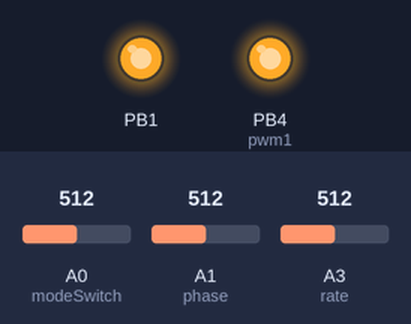
The sketch below on a simulated ATtiny85, built with avr-gcc and run on an emulated ATtiny85. On the bench: output pins drawn as LEDs (lit = HIGH). The inputs (shaded band) are chosen by the test bench; at power-on: A0 (modeSwitch) = 512, A1 (phase) = 512, A3 (rate) = 512.

Above: at 1.3 s.
1.4 s: A0 (modeSwitch) set to 710
At 1.67 s:
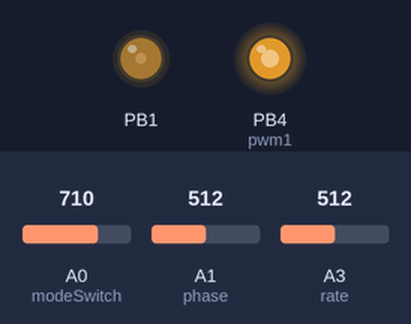
4.4 s: A1 (phase) set to 710
At 4.71 s:
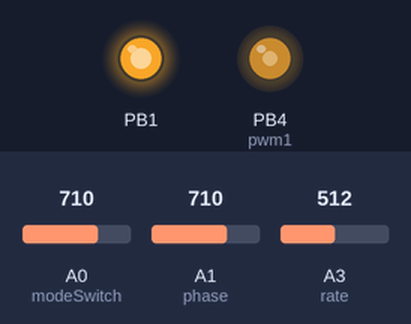
7.4 s: A0 (modeSwitch) set to 690
At 7.44 s:
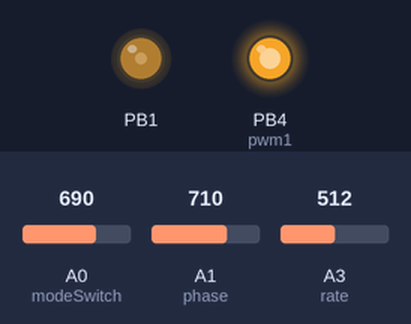
10.4 s: A3 (rate) set to 900
At 10.48 s:
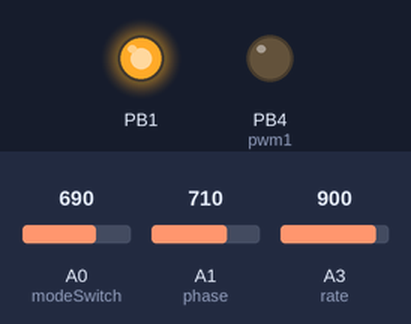
13.4 s: A1 (phase) set to 900
Timing chart, 0 to 14.6 s (numbered marks = the images above; inputs shaded):
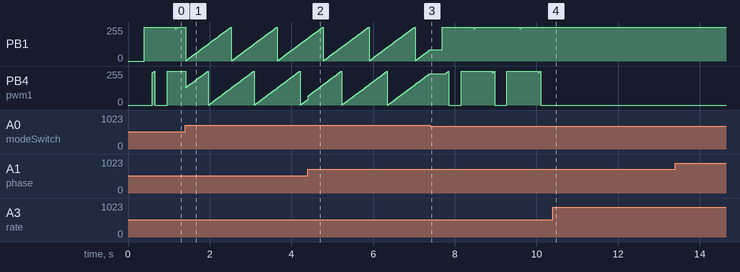

Measured:
- after the input at 10.4 s, PB1: stops changing and stays 255/255; PB4 (pwm1): stops changing and stays 0/255
- by itself, PB4 (pwm1): repeats every 1.1 s: 247/255 0.01 s, 249/255 0.02 s, 252/255 0.01 s, 0/255 0.30 s, 255/255 0.76 s, 241/255 0.02 s

The sketch:

NightShift.ino
```cpp
#include <avr/io.h>
#include <avr/interrupt.h>
#include <util/atomic.h>

// Assign pins of ATTiny85, make sure it runs at 8 MHz internal oscillator

//DigitalPin Assignments
const unsigned int pwm2 = 1; //PWM out on OC1A/PCINT1/Pin6
const unsigned int pwm1 = 4; //PWM out on OC1B/PCINT4/Pin3

//Analog Pin Assignments
const unsigned int rate = A3; //This will be an analog read of speed pot 1 on ADC3/PCINT3/Pin2
const unsigned int phase = A1; //This will be an analog read of speed pot 2 on ADC1/PCINT2/Pin7
const unsigned int modeSwitch = A0;

unsigned long rateTime; // Current time value compared to the previous time to see if we need to move to the next table entry.
unsigned long lastTime; // Used for keeping track of whether we move to the next entry in our sineTable or not
unsigned long maxTime = 10e6; // Max time of 5s. This doesn't seem actually achievable, but whatever.
unsigned long minTime = 3e3; // Min time of 40 ms. This doesn't seem actually achievable, but whatever.
unsigned long rateStep; // The amount of time per pwm step

const uint8_t tableLength = 255; //Number of entries in our tables below
uint8_t inx1 = 0; //Index to read out of the table for PWM1, start at the beginning
uint8_t inx2 = 127; //Index to start reading for table for PWM2, defaults to 180 degrees out of phase compared to PWM1
int dutyCycle1; // Duty cycle for the low frequencies
int dutyCycle2; // Duty cycle for the high frequencies


int checkInterval = 200; // How often to check the user controls in ms
int lastInterval; // When we last checked the interval

int prevPhaseVal = 0; // Previous phase potentiometer analog value for keeping track of whether to update the phase relationship or not
int phaseTol = 5; // Tolerance of phase potentiometer readings

int outMode = 0; // We default to sine


// Create a table for the PWM wave. Values are for 8 bit PWM (max value 255).
// Put it in flash memory so that it doesn't eat up our dynamic SRAM


//Sine
const uint8_t sineTable[] PROGMEM = {127,130,133,136,139,143,146,149,152,155,158,161,164,167,170,173,176,179,181,184,187,190,193,195,198,200,203,205,208,210,213,215,217,219,221,223,225,227,229,231,233,235,236,238,239,
241,242,243,245,246,247,248,249,250,250,251,252,252,253,253,253,254,254,254,254,254,254,254,253,253,252,252,251,251,250,249,248,247,246,245,244,243,241,240,239,237,235,234,232,230,228,226,224,222,220,218,216,214,211,209,
207,204,202,199,196,194,191,188,186,183,180,177,174,171,168,166,163,159,156,153,150,147,144,141,138,135,132,129,125,122,119,116,113,110,107,104,101,98,95,91,88,86,83,80,77,74,71,68,66,63,60,58,55,52,50,47,45,43,40,38,36,
34,32,30,28,26,24,22,20,19,17,15,14,13,11,10,9,8,7,6,5,4,3,3,2,2,1,1,0,0,0,0,0,0,0,1,1,1,2,2,3,4,4,5,6,7,8,9,11,12,13,15,16,18,19,21,23,25,27,29,31,33,35,37,39,41,44,46,49,51,54,56,59,61,64,67,70,73,75,78,81,84,87,90,93,
96,99,102,105,108,111,115,118,121,124};

const uint8_t triangleTable[] PROGMEM = {0,2,4,6,8,10,12,14,16,18,20,22,24,26,28,30,32,34,36,38,40,42,44,46,48,50,52,54,56,58,60,62,64,66,68,70,72,74,76,78,80,82,84,86,88,90,92,94,96,98,100,102,104,106,108,110,112,114,116,118,120,122,124,
247,249,251,253,255,255,253,251,249,247,245,243,241,239,237,235,233,231,229,227,225,223,221,219,217,215,213,211,209,207,205,203,201,199,197,195,193,191,189,187,185,183,181,179,177,175,173,171,169,167,165,163,161,159,157,155,153,151,149,147,
145,143,141,139,137,135,133,131,129,126,124,122,120,118,116,114,112,110,108,106,104,102,100,98,96,94,92,90,88,86,84,82,80,78,76,74,72,70,68,66,64,62,60,58,56,54,52,50,48,46,44,42,40,38,36,34,32,30,28,26,24,22,20,18,16,14,12,10,8,6,4,2,0};


const uint8_t risingSawTable[] PROGMEM = {1,2,3,4,5,6,7,8,9,10,11,12,13,14,15,16,17,18,19,20,21,22,23,24,25,26,27,28,29,30,31,32,33,34,35,36,37,38,39,40,41,42,43,44,45,46,47,48,49,50,51,52,53,54,55,56,57,58,59,60,61,62,63,64,65,66,
67,68,69,70,71,72,73,74,75,76,77,78,79,80,81,82,83,84,85,86,87,88,89,90,91,92,93,94,95,96,97,98,99,100,101,102,103,104,105,106,107,108,109,110,111,112,113,114,115,116,117,118,119,120,121,122,123,124,125,126,127,128,129,130,131,
132,133,134,135,136,137,138,139,140,141,142,143,144,145,146,147,148,149,150,151,152,153,154,155,156,157,158,159,160,161,162,163,164,165,166,167,168,169,170,171,172,173,174,175,176,177,178,179,180,181,182,183,184,185,186,187,188,
189,190,191,192,193,194,195,196,197,198,199,200,201,202,203,204,205,206,207,208,209,210,211,212,213,214,215,216,217,218,219,220,221,222,223,224,225,226,227,228,229,230,231,232,233,234,235,236,237,238,239,240,241,242,243,244,245,
246,247,248,249,250,251,252,253,254,255};


//Wave tables commented below for using any wave desired. Arbitrary waveforms can be created and used as well.
//DO NOT DELETE these tables if not using, just leave them commented.
/*
const uint8_t sineTable[] PROGMEM = {127,130,133,136,139,143,146,149,152,155,158,161,164,167,170,173,176,179,181,184,187,190,193,195,198,200,203,205,208,210,213,215,217,219,221,223,225,227,229,231,233,235,236,238,239,
241,242,243,245,246,247,248,249,250,250,251,252,252,253,253,253,254,254,254,254,254,254,254,253,253,252,252,251,251,250,249,248,247,246,245,244,243,241,240,239,237,235,234,232,230,228,226,224,222,220,218,216,214,211,209,
207,204,202,199,196,194,191,188,186,183,180,177,174,171,168,166,163,159,156,153,150,147,144,141,138,135,132,129,125,122,119,116,113,110,107,104,101,98,95,91,88,86,83,80,77,74,71,68,66,63,60,58,55,52,50,47,45,43,40,38,36,
34,32,30,28,26,24,22,20,19,17,15,14,13,11,10,9,8,7,6,5,4,3,3,2,2,1,1,0,0,0,0,0,0,0,1,1,1,2,2,3,4,4,5,6,7,8,9,11,12,13,15,16,18,19,21,23,25,27,29,31,33,35,37,39,41,44,46,49,51,54,56,59,61,64,67,70,73,75,78,81,84,87,90,93,
96,99,102,105,108,111,115,118,121,124};
 */


/*
const uint8_t risingSawTable[] PROGMEM = {1,2,3,4,5,6,7,8,9,10,11,12,13,14,15,16,17,18,19,20,21,22,23,24,25,26,27,28,29,30,31,32,33,34,35,36,37,38,39,40,41,42,43,44,45,46,47,48,49,50,51,52,53,54,55,56,57,58,59,60,61,62,63,64,65,66,
67,68,69,70,71,72,73,74,75,76,77,78,79,80,81,82,83,84,85,86,87,88,89,90,91,92,93,94,95,96,97,98,99,100,101,102,103,104,105,106,107,108,109,110,111,112,113,114,115,116,117,118,119,120,121,122,123,124,125,126,127,128,129,130,131,
132,133,134,135,136,137,138,139,140,141,142,143,144,145,146,147,148,149,150,151,152,153,154,155,156,157,158,159,160,161,162,163,164,165,166,167,168,169,170,171,172,173,174,175,176,177,178,179,180,181,182,183,184,185,186,187,188,
189,190,191,192,193,194,195,196,197,198,199,200,201,202,203,204,205,206,207,208,209,210,211,212,213,214,215,216,217,218,219,220,221,222,223,224,225,226,227,228,229,230,231,232,233,234,235,236,237,238,239,240,241,242,243,244,245,
246,247,248,249,250,251,252,253,254,255};
*/


/*
const uint8_t fallingSawTable[] PROGMEM = {255,254,253,252,251,250,249,248,247,246,245,244,243,242,241,240,239,238,237,236,235,234,233,232,231,230,229,228,227,226,225,224,223,222,221,220,219,218,217,216,215,214,213,212,211,210,209,
208,207,206,205,204,203,202,201,200,199,198,197,196,195,194,193,192,191,190,189,188,187,186,185,184,183,182,181,180,179,178,177,176,175,174,173,172,171,170,169,168,167,166,165,164,163,162,161,160,159,158,157,156,155,154,153,152,151,
150,149,148,147,146,145,144,143,142,141,140,139,138,137,136,135,134,133,132,131,130,129,128,127,126,125,124,123,122,121,120,119,118,117,116,115,114,113,112,111,110,109,108,107,106,105,104,103,102,101,100,99,98,97,96,95,94,93,92,91,
90,89,88,87,86,85,84,83,82,81,80,79,78,77,76,75,74,73,72,71,70,69,68,67,66,65,64,63,62,61,60,59,58,57,56,55,54,53,52,51,50,49,48,47,46,45,44,43,42,41,40,39,38,37,36,35,34,33,32,31,30,29,28,27,26,25,24,23,22,21,20,19,18,17,16,15,14,13,
12,11,10,9,8,7,6,5,4,3,2,1};
*/


/*
const uint8_t squareTable[] PROGMEM = {255,255,255,255,255,255,255,255,255,255,255,255,255,255,255,255,255,255,255,255,255,255,255,255,255,255,255,255,255,255,255,255,255,255,255,255,255,255,255,255,255,255,255,255,255,255,255,255,255,255,255,255,255,255,255,255,255,255,255,255,255,255,255,255,255,255,255,255,255,255,255,255,255,255,255,255,255,255,255,255,255,255,255,255,255,255,255,255,255,255,255,255,255,255,255,255,255,255,255,255,
255,255,255,255,255,255,255,255,255,255,255,255,255,255,255,255,255,255,255,255,255,255,255,255,255,255,255,0,0,0,0,0,0,0,0,0,0,0,0,0,0,0,0,0,0,0,0,0,0,0,0,0,0,0,0,0,0,0,0,0,0,0,0,0,0,0,0,0,0,0,0,0,0,0,0,0,0,0,0,0,0,0,0,0,0,0,0,0,0,0,0,0,0,0,0,0,0,0,0,0,0,0,0,0,0,0,0,0,0,0,0,0,0,0,0,0,0,
0,0,0,0,0,0,0,0,0,0,0,0,0,0,0,0,0,0,0,0,0,0,0,0,0,0,0,0,0,0,0,0,0,0,0,0,0,0};
*/


/*
const uint8_t triangleTable[] PROGMEM = {0,2,4,6,8,10,12,14,16,18,20,22,24,26,28,30,32,34,36,38,40,42,44,46,48,50,52,54,56,58,60,62,64,66,68,70,72,74,76,78,80,82,84,86,88,90,92,94,96,98,100,102,104,106,108,110,112,114,116,118,120,122,124,
247,249,251,253,255,255,253,251,249,247,245,243,241,239,237,235,233,231,229,227,225,223,221,219,217,215,213,211,209,207,205,203,201,199,197,195,193,191,189,187,185,183,181,179,177,175,173,171,169,167,165,163,161,159,157,155,153,151,149,147,
145,143,141,139,137,135,133,131,129,126,124,122,120,118,116,114,112,110,108,106,104,102,100,98,96,94,92,90,88,86,84,82,80,78,76,74,72,70,68,66,64,62,60,58,56,54,52,50,48,46,44,42,40,38,36,34,32,30,28,26,24,22,20,18,16,14,12,10,8,6,4,2,0};
*/


// This table converts a linear taper speed pot to a logarithmically spaced array of pulse times. This is true logarithmic as opposed to a "log" pot and sounds much nicer
const int logTable[] PROGMEM = {1023,787,699,647,607,575,551,527,507,491,475,463,451,439,427,419,407,399,391,383,375,367,363,355,351,343,339,331,327,323,315,311,307,303,299,295,291,287,283,279,275,271,267,263,259,259,255,251,
247,247,243,239,235,235,231,227,227,223,219,219,215,215,211,207,207,203,203,199,199,195,191,191,187,187,183,183,179,179,179,175,175,171,171,167,167,163,163,163,159,159,155,155,151,151,151,147,147,147,143,143,139,139,139,135,
135,135,131,131,131,127,127,127,123,123,123,119,119,119,115,115,115,111,111,111,107,107,107,107,103,103,103,99,99,99,99,95,95,95,95,91,91,91,91,87,87,87,83,83,83,83,83,79,79,79,79,75,75,75,75,71,71,71,71,67,67,67,67,67,63,63,
63,63,59,59,59,59,59,55,55,55,55,55,51,51,51,51,51,47,47,47,47,47,43,43,43,43,43,39,39,39,39,39,39,35,35,35,35,35,31,31,31,31,31,31,27,27,27,27,27,27,23,23,23,23,23,23,19,19,19,19,19,19,15,15,15,15,15,15,15,11,11,11,11,11,11,
7,7,7,7,7,7,7,3,3,3,3};

void setup() {

  //Define pin modes
  pinMode(pwm1, OUTPUT);
  pinMode(pwm1, OUTPUT);
  pinMode(rate, INPUT);
  pinMode(phase, INPUT);
  pinMode(modeSwitch, INPUT);

  lastTime = micros(); // Get an initial value
  lastInterval = millis();

  // Set up timer/PWM items
  PLLCSR |= (1 << PLLE); //Enable PLL

  //Wait for PLL to lock
  while ((PLLCSR & (1<<PLOCK)) == 0x00)
    {
        // Do nothing until plock bit is set
    }

  // Enable clock source bit
  PLLCSR |= (1 << PCKE);
  DDRB |= (1 << PB4) | (1 << PB1);

  // Set prescaler to PCK/8, turn on PWM1A, and set COM1A bits to match the COM1B bits due to attiny bug
  TCCR1 = 0;
  TCCR1 |= (1 << CS12) | (1<<PWM1A) | (1 << COM1A1);

  // Set OCR1A compare value and OCR1C TOP value
  OCR1C = 159;

  checkMode();
  checkRate();
  checkPhase();

  // Enable OCR1B output on PB4, configure compare mode and enable PWM B
  GTCCR |= (1 << PWM1B) | (1 << COM1B1);
  delay(100);
}


void loop() {

  if (millis() - lastInterval >= checkInterval) {
    checkMode();
    checkRate();
    checkPhase();
  }

  updatePWM();

}


//Update PWM outputs based on above settings
void updatePWM() {

  //Compare current time to last time we updated for each PWM out
  if ((micros() - lastTime) > rateStep) {
    //We have met the time threshold for PWM, so go to the next value in the table
    if (outMode == 0) {
      dutyCycle1 = pgm_read_byte(sineTable + inx1);
      dutyCycle2 = pgm_read_byte(sineTable + inx2);
    }
    else if (outMode == 1){
      dutyCycle1 = pgm_read_byte(triangleTable + inx1);
      dutyCycle2 = pgm_read_byte(triangleTable + inx2);
    }
    else {
      dutyCycle1 = pgm_read_byte(risingSawTable + inx1);
      dutyCycle2 = pgm_read_byte(risingSawTable + inx2);
    }
    int mappedPWM1 = map(dutyCycle1,0,255,0,159);
    int mappedPWM2 = map(dutyCycle2,0,255,0,159);
    //analogWrite(pwm,dutyCycle);
    OCR1A = mappedPWM1;
    OCR1B = mappedPWM2;
    inx1+=1; //Increment the read index for PWM1
    inx2+=1; //Increment the read index for PWM1

    // Go back to the beginning of the table if we have gotten to the end
    if (inx1 == tableLength) {
      inx1 = 0;
    }

    // Go back to the beginning of the table if we have gotten to the end
    if (inx2 == tableLength) {
      inx2 = 0;
    }

    lastTime = micros();
  }
}// end of updatePWM()


//Check what our mode switch is
void checkMode () {
  //Read the switch
  int switchVal = analogRead(modeSwitch);

  //Compare the value to our thresholds and make it the appropriate mode
  if (switchVal > 900) {
    //Sine wave
    if (outMode != 0) {
      //Reset reading to beginning of wave table if we changed modes
      inx1 = 0;
      checkPhase();
    }
    outMode = 0;
  }
  else if (switchVal < 700) {
    //Triangle wave
    if (outMode != 1) {
      //Reset reading to beginning of wave table if we changed modes
      inx1 = 0;
      checkPhase();
    }
    outMode = 1;
  }
  else {
    //Rising Sawtooth Wave
    if (outMode != 2) {
      //Reset reading to beginning of wave table if we changed modes
      inx1 = 0;
      checkPhase();
    }
    outMode = 2;
  }
}//End of checkMode()


void checkRate() {

  //Rate pot will be a logarithmic response
  float logTableVal = 0;

  //Calculate out the required time steps to reach before we go to the next step in the table.
  //Times are in microseconds
  float rateVal = 0;
  rateVal = analogRead(rate);

  //Find the closest value in the log table so we can use linear pots for logarithmic time spacing
  logTableVal = pgm_read_word(logTable + round(rateVal/4.0));
  rateTime = round(maxTime * logTableVal/1023.0);

  // Ensure that the time isn't too short
  if (rateTime < minTime) {
    rateTime = minTime;
  }

  //Convert microsecond period into amount of time between subsequent samples
  rateStep = round(rateTime/tableLength);
}


void checkPhase() {
  // Phase response will be linear, and will vary from 90 to 270 degrees relative to PWM1
  float phaseVal = analogRead(phase);

  // Calculate the index offset for the phase control
  if (abs(phaseVal - prevPhaseVal) > phaseTol) {
    int offset = round(float(tableLength)/4.0 + float(tableLength)/2.0*phaseVal/1023);
    inx2 = inx1 + offset;
    // Deal with index wrapping around the end of the table cycle
    if (inx2 >= tableLength) {
      inx2 -= tableLength;
    }
  }
}
```
